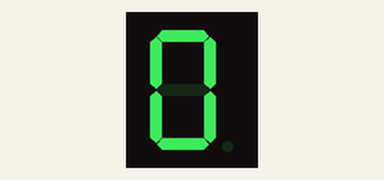
This sketch was run on a simulated Arduino Uno, built with avr-gcc and run on an emulated ATmega328P. Parts: 1-digit seven-segment display. Wiring (inferred from the names in the program): 1-digit 7-segment display, segments lit when HIGH: segments pin 3, pin 2, pin 4, pin 6, pin 5, pin 7, pin 8. The segment pins are drawn as the display they are named for.

Above: at 0.1 s.
At 1.1 s:
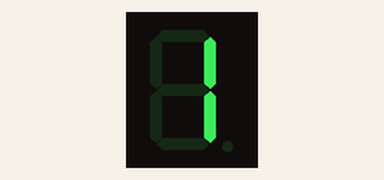
At 2.1 s:
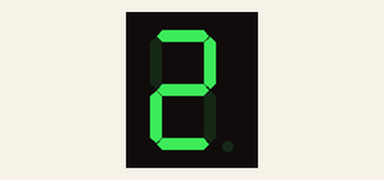
At 4.1 s:
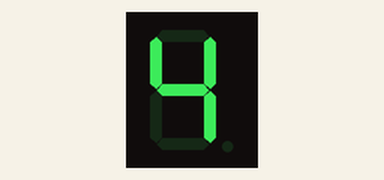
At 6.1 s:
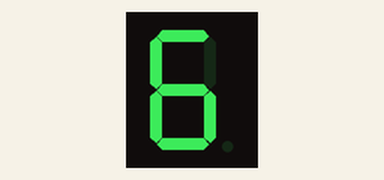
At 9.1 s:
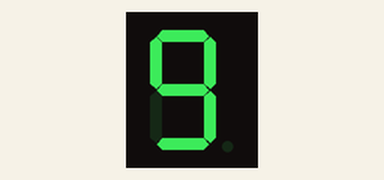

The sketch:

Practica_12_Display_7_segmentos.ino
```cpp
/*
Descripción
Existen dos tipos de display de 7 segmentos: ánodo común y cátodo común.
AUTOR: RETBOT
*/
//Practica 12
const int pins[7] = { 8,7,6,5,4,3,2 };
//Paso 2
const byte numbersDisplayAnode[10] = {0b1111110, //0
                                      0b1010000, //1
                                      0b1101101, //2
                                      0b1110101, //3
                                      0b1010011, //4
                                      0b0110111, //5
                                      0b0111111, //6
                                      0b1110000, //7
                                      0b1111111, //8
                                      0b1110111}; //9

void setup() {
  //Paso 3
  for(int i = 0; i < 7; i++) {
    pinMode(pins[i], OUTPUT);
  }
  //Paso 5
  lightSegments(0);
}

void loop() {
  //Paso 6
  for(int i = 0; i < 10; i++) {
    lightSegments(i);
    delay(1000);
  }
}
//Paso 4
void lightSegments(int number) {
  byte numberBit = numbersDisplayAnode[number];
  for (int i = 0; i < 7; i++) {
    int bit = bitRead(numberBit, i);
    digitalWrite(pins[i], bit);
}
}
// AUTOR: RETBOT 
```

Measured:
- by itself, everything shown: repeats every 10.0 s, in 10 steps
- what the display in image 1 shows lasts 1.0 s, from 1.0 s to 2.0 s
